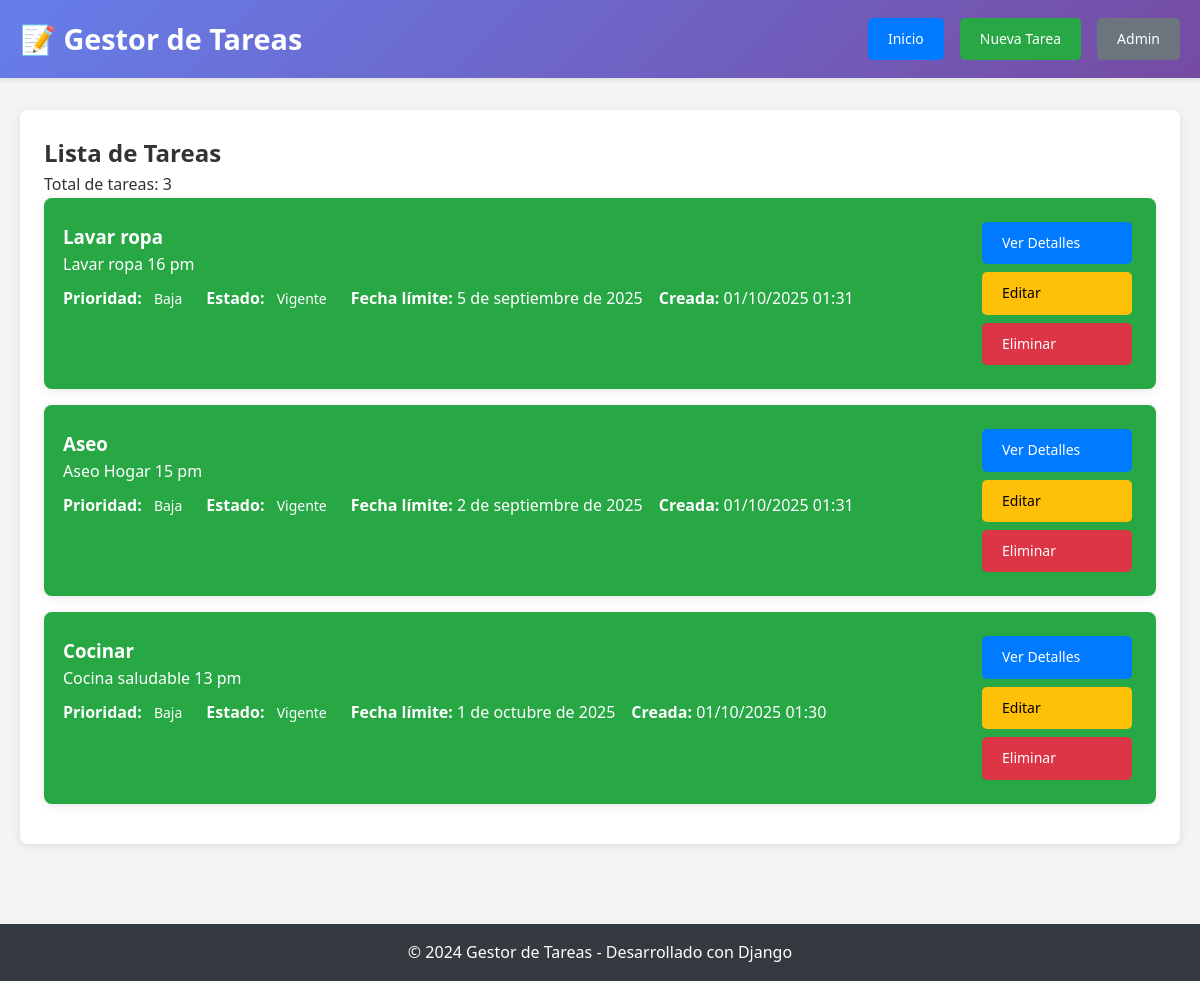
The page / on the database its author committed.
### tareas/models.py (models this page shows, shortened)
class Tarea(models.Model):
    PRIORIDAD_ALTA = 1
    PRIORIDAD_MEDIA = 2
    PRIORIDAD_BAJA = 3
    PRIORIDAD_CHOICES = [
        (PRIORIDAD_ALTA, 'Alta'),
        (PRIORIDAD_MEDIA, 'Media'),
        (PRIORIDAD_BAJA, 'Baja'),
    ]
    titulo = models.CharField(max_length=120, verbose_name='Título')
    descripcion = models.TextField(verbose_name='Descripción', blank=True)
    prioridad = models.IntegerField(
        choices=PRIORIDAD_CHOICES,
        default=PRIORIDAD_BAJA,
        verbose_name='Prioridad'
    )
    vigente = models.BooleanField(default=True, verbose_name='Vigente')
    fecha_creacion = models.DateTimeField(auto_now_add=True, verbose_name='Fecha de creación')
    fecha_limite = models.DateField(null=True, blank=True, verbose_name='Fecha límite')
    class Meta:
        verbose_name = 'Tarea'
        verbose_name_plural = 'Tareas'
        ordering = ['-fecha_creacion']

### tareas/views.py (the view)
# urls.py: path('', views.TareaListView.as_view(), name='tarea_list'),
class TareaListView(ListView):
    model = Tarea
    template_name = 'tareas/tarea_list.html'
    context_object_name = 'tareas'
    ordering = ['-fecha_creacion']
    paginate_by = 10

### templates/tareas/tarea_list.html (shortened to what this page needs)
{% extends 'base.html' %}
{% block content %}
<div class="card">
    <h2>Lista de Tareas</h2>
    {% if tareas %}
    <p>Total de tareas: {{ tareas|length }}</p>
    {% for tarea in tareas %}
    <div class="card tarea-item prioridad-{% if tarea.prioridad == 1 %}alta{% elif tarea.prioridad == 2 %}media{% else %}baja{% endif %}" style="margin-bottom: 1rem">
        <div style="display: flex; justify-content: space-between; align-items: start">
            <div style="flex: 1">
                <h3>{{ tarea.titulo }}</h3>
                {% if tarea.descripcion %}
                <p>{{ tarea.descripcion|truncatewords:20 }}</p>
                {% endif %}
                <div style="display: flex; gap: 1rem; margin-top: 0.5rem; flex-wrap: wrap">
                    <span><strong>Prioridad:</strong>
                        <span class="badge
                            {% if tarea.prioridad == 1 %}prioridad-alta
                            {% elif tarea.prioridad == 2 %}prioridad-media
                            {% else %}prioridad-baja{% endif %}">
                            {{ tarea.get_prioridad_display }}
                        </span>
                    </span>
                    <span><strong>Estado:</strong>
                        <span class="badge {% if tarea.vigente %}estado-vigente{% else %}estado-completado{% endif %}">
                            {% if tarea.vigente %}Vigente{% else %}Completada{% endif %}
                        </span>
                    </span>
                    <span><strong>Fecha límite:</strong> {{ tarea.fecha_limite|default:"No especificada" }}</span>
                    <span><strong>Creada:</strong> {{ tarea.fecha_creacion|date:"d/m/Y H:i" }}</span>
                </div>
            </div>
            <div style="display: flex; gap: 0.5rem; flex-direction: column; min-width: 150px;">
                <a href="{% url 'tareas:tarea_detail' tarea.pk %}" class="btn btn-primary">Ver Detalles</a>
                <a href="{% url 'tareas:tarea_update' tarea.pk %}" class="btn btn-warning">Editar</a>
                <a href="{% url 'tareas:tarea_delete' tarea.pk %}" class="btn btn-danger">Eliminar</a>
            </div>
        </div>
    </div>
    {% endfor %}
    {% else %}
    <div class="card" style="text-align: center; padding: 2rem">
        <h3>No hay tareas registradas</h3>
        <p>¡Comienza creando tu primera tarea!</p>
        <a href="{% url 'tareas:tarea_create' %}" class="btn btn-success">Crear Primera Tarea</a>
    </div>
    {% endif %}
</div>
{% endblock %}

### templates/base.html (shortened to what this page needs)
<!DOCTYPE html>
<html lang="es">
  <head>
  </head>
  <body>
    <header class="header">
      <div class="container">
        <div class="header-content">
          <div class="logo">📝 Gestor de Tareas</div>
          <nav class="nav">
            <a href="{% url 'tareas:tarea_list' %}" class="btn btn-primary"
              >Inicio</a
            >
            <a href="{% url 'tareas:tarea_create' %}" class="btn btn-success"
              >Nueva Tarea</a
            >
            <a href="/admin/" class="btn btn-secondary" target="_blank"
              >Admin</a
            >
          </nav>
        </div>
      </div>
    </header>
    <main class="main">
      <div class="container">
         {% block content %} {% endblock %}
      </div>
    </main>
    <footer class="footer">
      <div class="container">
        <p>&copy; 2024 Gestor de Tareas - Desarrollado con Django</p>
      </div>
    </footer>
  </body>
</html>

### templates/base.html (style rules this page uses)
* { margin: 0; padding: 0; box-sizing: border-box; }
body { font-family: "Segoe UI", Tahoma, Geneva, Verdana, sans-serif; line-height: 1.6; color: #333; background-color: #f4f4f4; }
.container { max-width: 1200px; margin: 0 auto; padding: 0 20px; }
.header { background: linear-gradient(135deg, #667eea 0%, #764ba2 100%); color: white; padding: 1rem 0; box-shadow: 0 2px 5px rgba(0, 0, 0, 0.1); }
.header-content { display: flex; justify-content: space-between; align-items: center; }
.logo { font-size: 1.8rem; font-weight: bold; }
.nav { display: flex; gap: 1rem; }
.main { padding: 2rem 0; min-height: calc(100vh - 140px); }
.card { background: white; border-radius: 8px; padding: 1.5rem; margin-bottom: 1rem; box-shadow: 0 2px 10px rgba(0, 0, 0, 0.1); }
.btn { display: inline-block; padding: 10px 20px; border: none; border-radius: 5px; cursor: pointer; text-decoration: none; font-size: 14px; transition: all 0.3s ease; }
.btn-primary { background: #007bff; color: white; }
.btn-success { background: #28a745; color: white; }
.btn-warning { background: #ffc107; color: black; }
.btn-danger { background: #dc3545; color: white; }
.btn-secondary { background: #6c757d; color: white; }
.footer { background: #343a40; color: white; text-align: center; padding: 1rem 0; margin-top: 2rem; }
.tarea-item { border-left: 4px solid #007bff; padding-left: 15px; }
.prioridad-baja { border-left-color: #28a745; }

### templates/tareas/tarea_list.html (style rules this page uses)
.badge { padding: 2px 8px; border-radius: 3px; font-size: 0.875rem; }
.prioridad-baja { background: #28a745; color: white; }
.estado-vigente { background: #28a745; color: white; }

### rows shown on the page
Tarea: titulo "Lavar ropa", descripcion "Lavar ropa 16 pm", prioridad "Baja", vigente "Vigente", fecha_limite "5 de septiembre de 2025", fecha_creacion "01/10/2025 01:31"
Tarea: titulo "Aseo", descripcion "Aseo Hogar 15 pm", prioridad "Baja", vigente "Vigente", fecha_limite "2 de septiembre de 2025", fecha_creacion "01/10/2025 01:31"
Tarea: titulo "Cocinar", descripcion "Cocina saludable 13 pm", prioridad "Baja", vigente "Vigente", fecha_limite "1 de octubre de 2025", fecha_creacion "01/10/2025 01:30"

### other values the page prints
{{ tareas|length }} "3"
